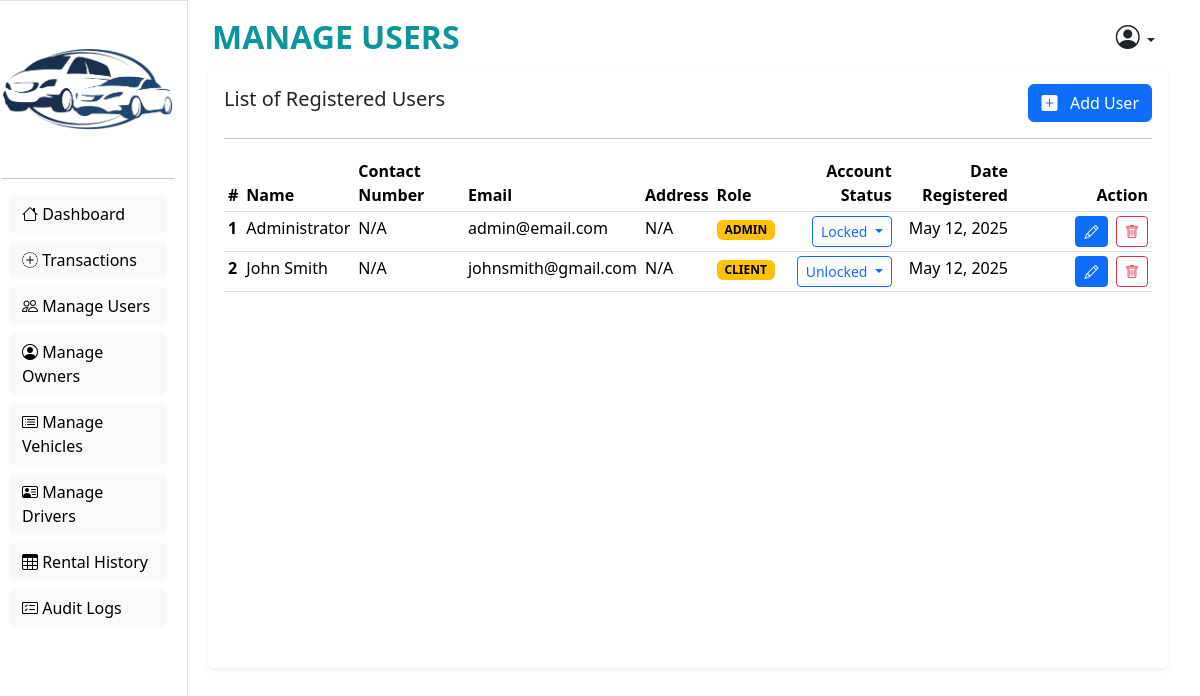
Screenshot of /admin/manage-users.php with the database file from the repository.
### tables this page shows
CREATE TABLE `tbl_user` (
  `UserID` int(11) NOT NULL COMMENT 'Primary Key',
  `Name` varchar(255) DEFAULT NULL,
  `Email` varchar(255) DEFAULT NULL,
  `Contact` varchar(255) DEFAULT NULL,
  `Address` varchar(255) DEFAULT NULL,
  `Username` varchar(255) DEFAULT NULL,
  `Password` varchar(255) DEFAULT NULL,
  `CreatedAt` timestamp NOT NULL DEFAULT current_timestamp(),
  `Role` enum('admin','client') DEFAULT NULL,
  `loginAttempts` int(11) NOT NULL,
  `lockTimestamp` timestamp NULL DEFAULT NULL,
  `accountLocked` int(1) NOT NULL
);

### admin/manage-users.php (the view, shortened to what this page needs)
<!DOCTYPE html>
<html lang="en">
<head>
  <link href="https://cdn.jsdelivr.net/npm/bootstrap@5.3.3/dist/css/bootstrap.min.css" rel="stylesheet"
>
  <link rel="stylesheet" href="https://cdn.jsdelivr.net/npm/bootstrap-icons@1.11.3/font/bootstrap-icons.min.css">
  <link rel="stylesheet" href="../styles.css">
</head>
<body class="overflow-x-hidden">
  <main style="height: 100vh; width: 100%;" class="row">
    <?php include "sidebar.php"; ?>
    <section class="col bg-tertiary">
      <nav class="navbar" style="height: 60px;">
        <div class="container-fluid d-flex justify-content-between align-items-center">
          <span class="navbar-brand mb-0 text-uppercase text-primary fw-bolder fs-2">Manage Users</span>
          <div class="btn-group">
            <button type="button" class="btn btn-sm dropdown-toggle" data-bs-toggle="dropdown" aria-expanded="false">
              <i class="bi bi-person-circle fs-4"></i>
            </button>
          </div>
        </div>
      </nav>
      <div class="card m-2 shadow-sm border-0 h-75">
        <div class="card-body">
          <div class="d-flex justify-content-between align-items-center">
            <h5 class="card-title">List of Registered Users</h5>
            <button type="button" class="btn btn-primary" style="min-width: 120px;" data-bs-toggle="modal"
              data-bs-target="#addUserModal">
              <i class="bi bi-plus-square-fill"></i>
              &nbsp;&nbsp;Add User
            </button>
          </div>
          <hr>
          <?php
          include("../connection.php");
          $customerTblSql = "SELECT * FROM tbl_user";
          $customerTblResult = mysqli_query($con, $customerTblSql);
          ?>
          <table class="table table-hover table-sm">
            <thead>
              <tr>
                <th scope="col">#</th>
                <th scope="col">Name</th>
                <th scope="col">Contact Number</th>
                <th scope="col">Email</th>
                <th scope="col">Address</th>
                <th scope="col">Role</th>
                <th scope="col" class="text-end">Account Status</th>
                <th scope=" col" class="text-end">Date Registered</th>
                <th scope="col" class="text-end">Action</th>
              </tr>
            </thead>
            <tbody>
              <?php
              $count = 0;
              if (mysqli_num_rows($customerTblResult) > 0) {
                while ($row = mysqli_fetch_array($customerTblResult)) {
                  $count++;
              ?>
                  <tr style="cursor: pointer;">
                    <th scope="row"><?= $count; ?></th>
                    <td><?= $row['Name'] ?></td>
                    <td><?= $row['Contact'] ?? "N/A" ?></td>
                    <td><?= $row['Email'] ?></td>
                    <td><?= $row['Address'] ?? "N/A" ?></td>
                    <td>
                      <span class="badge text-bg-warning text-uppercase">
                        <?= $row['Role'] ?>
                      </span>
                    </td>
                    <td class="text-end">
                      <div class="dropdown">
                        <button class="btn btn-sm btn-outline-primary dropdown-toggle" type="button" data-bs-toggle="dropdown" aria-expanded="false">
                          <?= $row['accountLocked'] == 1 ? "Locked" : "Unlocked" ?>
                        </button>
                      </div>
                    </td>
                    <td class="text-end">
                      <?php $date = new DateTime($row['CreatedAt']);
                      echo date_format($date, "M d, Y"); ?>
                    </td>
                    <td class="text-end" style="width: 140px;">
                      <div class="d-flex justify-content-end gap-2">
                        <button type="button" class="btn btn-sm btn-primary w-25" data-bs-toggle="modal"
                          data-bs-target="#editUserModal<?= $row["UserID"] ?>">
                          <i class="bi bi-pencil"></i>
                        </button>
                        <form action="../functions.php" method="post">
                          <button type="submit" name="deleteUserBtn" class="btn btn-sm btn-outline-danger"><i
                              class="bi bi-trash"></i>
                          </button>
                        </form>
                      </div>
                    </td>
                  </tr>
                <?php
                }
              }
              ?>
            </tbody>
          </table>
        </div>
      </div>
    </section>
  </main>
</body>
</html>

### styles.css (style rules this page uses)
.text-primary { color: #0c969c !important; }

### rows the page displays
tbl_user: Name "Administrator", Contact "N/A", Email "admin@email.com", Address "N/A", Role "ADMIN", accountLocked "Locked", CreatedAt "May 12, 2025"
tbl_user: Name "John Smith", Contact "N/A", Email "johnsmith@gmail.com", Address "N/A", Role "CLIENT", accountLocked "Unlocked", CreatedAt "May 12, 2025"
